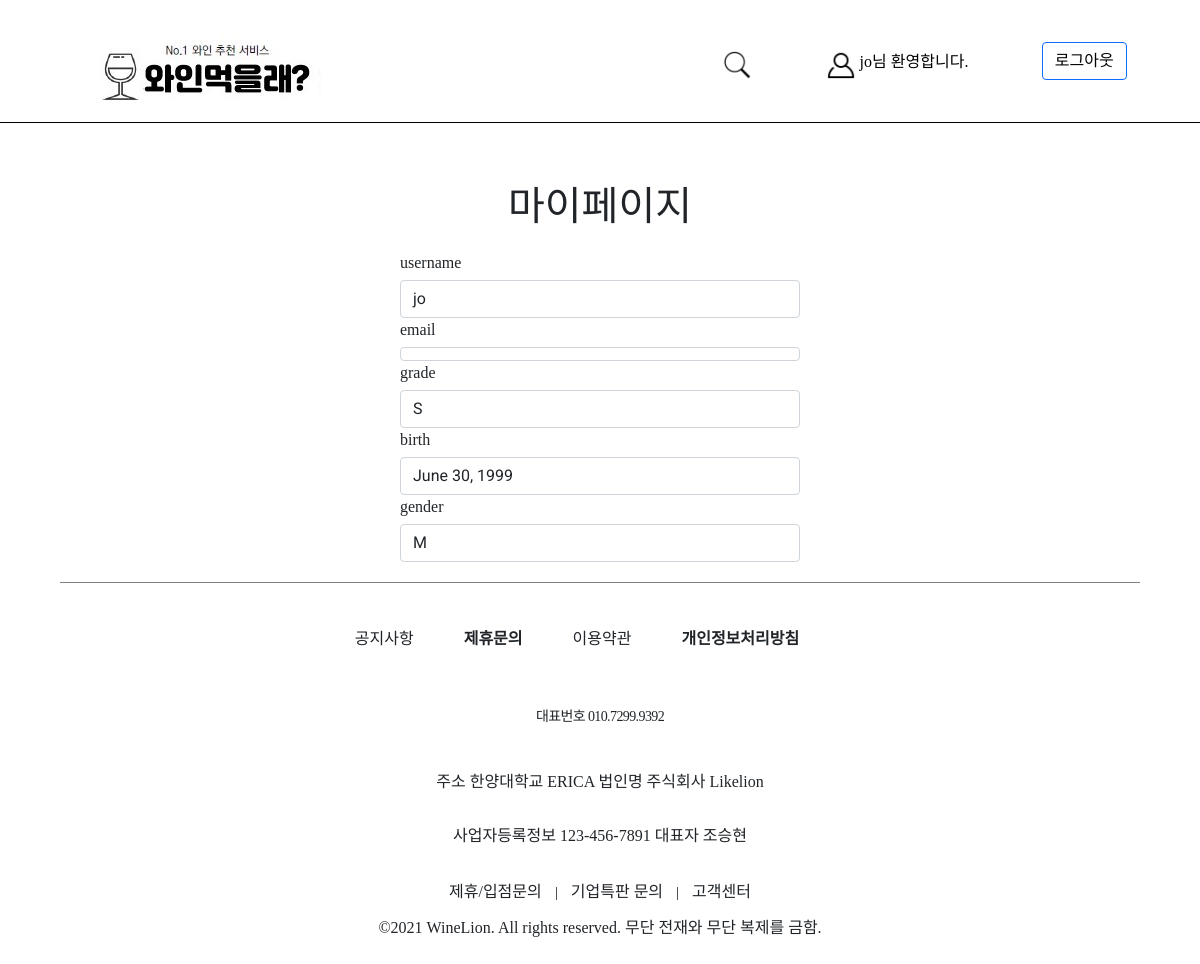
The page /mypage/ (signed in) on the database its author committed.
### hackathonApp/models.py (models this page shows)
class CustomUser(AbstractUser):
    USER_GRADE = (
        ('S','Silver'),
        ('G','Gold'),
        ('V','VIP'),
    )
    Gender = (
        ('F','Female'),
        ('M','Male'),
    )
    grade = models.CharField("유저등급", max_length=10, choices=USER_GRADE, default='S')
    register_date = models.DateTimeField("가입일시",auto_now_add=True)
    birth = models.DateField("생년월일", null=True, blank=True)
    gender = models.CharField("성별", max_length=10, choices=Gender, default='F')

### hackathonApp/views.py (the view)
# urls.py: path('mypage/', mypage, name = "mypage"),
def mypage(request):
    return render(request,'member.html')

### hackathonApp/templates/member.html (shortened to what this page needs)
{% extends "base.html" %}
{% load static %}
{% block content %}
  <div style="margin-top : 5%; " class="text-center">
    <h1 style = "margin-bottom : 20px">
      마이페이지
    </h1>
    {% if user.is_active %}
      <div class="form-group col-4" style="margin:0 auto; text-align: left">
        <label for="user.username" style="margin-bottom: 5px">username</label>
        <h3 class="form-control b4-col">{{user.username}}</h3>
        <label for="user.username" style="margin-bottom: 5px">email</label>
        <h3 class="form-control b4-col">{{user.email}}</h3>
        <label for="user.username" style="margin-bottom: 5px">grade</label>
        <h3 class="form-control b4-col">{{user.grade}}</h3>
        <label for="user.username" style="margin-bottom: 5px">birth</label>
        <h3 class="form-control b4-col">{{user.birth}}</h3>
        <label for="user.username" style="margin-bottom: 5px">gender</label>
        <h3 class="form-control b4-col">{{user.gender}}</h3>
      </div>
    {% else %}
      <h1 style="margin:20px">로그인 해주세요.</h1>
    {% endif %}
  </div>
{% endblock content %}

### hackathonApp/templates/base.html (shortened to what this page needs)
{% load static %}
<!DOCTYPE html>
<html lang="en">
  <head>
    <link href="https://cdn.jsdelivr.net/npm/bootstrap@5.1.0/dist/css/bootstrap.min.css" rel="stylesheet"/>
    <link rel="stylesheet" href="https://cdn.jsdelivr.net/npm/bootstrap-icons@1.5.0/font/bootstrap-icons.css"/>
    <link href="{% static 'css/style.css' %}" rel="stylesheet">
    <link href="{% static 'css/main.css' %}" rel='stylesheet'>
  </head>
  <body>
    <nav class="navbar" style="margin-top: 0%; border-bottom: 1px solid black;">
      <div class="navBox1">
        <a href="{% url 'main' %}"><img src="{% static 'img/logo.jpg' %}"/></a>
      </div>
      <div class="navBox3">
        <div class="navItem">
          <a href="class" ="aTag"><img src="{% static 'img/search.png' %}" width="30px" height="30px"/></a>
        </div>
        {% if user.is_authenticated %}
          <div class="navItem col-10" style="text-align:center">
            <img src="{% static 'img/mypage.png' %}" width="30px" height="30px"/>
            <a href="{% url 'mypage' %}" class="aTag">{{user.username}}님 환영합니다.</a>
          </div>
          <div class="navItem col-4" id='button'>
            <a href="{% url 'logout' %}" class="btn btn-outline-primary aTag">
              로그아웃
            </a>
          </div>
        {% else %}
          <div class="navItem" id='button'>
            <a href="{% url 'login' %}" class="btn btn-outline-primary aTag">
              로그인
            </a>
          </div>
        {% endif %}
      </div>
    </nav>
    {% block content %}{% endblock content %}
    <div class="line" style = "margin-top : 20px;"></div>
    <div class="inner footer-content">
      <div class="footer_menu" style="display: flex; justify-content: center;">
        <ul class="menu">
          <li>공지사항</li>
          <li>
            <b>제휴문의</b>
          </li>
          <li>이용약관</li>
          <li>
            <b>개인정보처리방침</b>
          </li>
        </ul>
      </div>
      <div class="xans-element- xans-layout xans-layout-footer">
        <p class="call">
          <span class="footer_bold">대표번호</span>
          010.7299.9392</p>
        <p class="address ">
          <span>
            <span class="footer_bold">
              주소
            </span>
            한양대학교 ERICA
          </span>
          <span>
            법인명 주식회사 Likelion
          </span>
          <br><br><br>
          <span><span class="biz">사업자등록정보
            </span>
            123-456-7891
          </span>
        <span>대표자 조승현</span><br/><br/></p>
      <p class="address2 ">
        <span>제휴/입점문의
        </span>
        <span>기업특판 문의
        </span>
        <span>고객센터
        </span><br></span><br/>
      <span class="copy">©2021 WineLion. All rights reserved. 무단 전재와 무단 복제를 금함.</span>
    </p>
  </div>
</body>
</html>

### hackathonApp/static/css/style.css (style rules this page uses)
html { font-family: rixstraight-pro, sans-serif; font-weight: 500; font-style: normal; }
.navbar { display: flex; flex-direction: row; justify-content: space-between; padding: 5%; padding-top: 0%; padding-bottom: 0%; margin-top: 2%; position: sticky; top: 0; background-color: white; z-index: 10; }
.navBox1 { display: flex; flex-direction: row; align-items: flex-end; width: 30%; }
.navBox3 { display: flex; flex-direction: row; justify-content: flex-end; align-items: flex-end; width: 30%; float: right; }
.aTag { text-decoration: none; color: black; }
.navItem { padding: 3%; }
.line { display: flex; flex-basis: 100%; align-items: center; color: rgb(0, 0, 0); font-size: 14px; margin: 8px 0px; }
.line::before { content: ""; flex-grow: 1; margin: 0px 0px 0px; margin-left: 5%; background: rgb(0, 0, 0, 0.5); height: 1px; font-size: 0px; line-height: 0px; }
.line::after { content: ""; flex-grow: 1; margin: 0px 0px; margin-right: 5%; background: rgb(0, 0, 0, 0.5); height: 1px; font-size: 0px; line-height: 0px; }
img { border: 0; }
html, body, div, dl, dt, dd, ul, ol, li, h1, h2, h3, h4, h5, h6, pre, code, form, fieldset, button, legend, input, textarea, p, blockquote, th, td, img { margin: 0; padding: 0; font-family: "Poppins", "Spoqa Han Sans Neo", "sans-serif"; }
div { display: block; }
a { background-color: transparent; }
a { text-decoration: none; color: #000; }
img, fieldset { vertical-align: top; }
.footer_menu ul.menu { padding: 36px 14px 10px; display: inline-block; align-content: center; }
.footer_menu ul.menu li { display: inline-block; padding: 0px 46px 0 0; }
.xans-layout-footer { padding: 45px 14px; position: relative; text-align: center; }
.xans-layout-footer .call { font-size: 14px; letter-spacing: -0.6px; }
.xans-layout-footer .address { padding: 16px 0 0; line-height: 18px; }
.xans-layout-footer .address2 { padding: 20px 0 0; line-height: 18px; }

### hackathonApp/static/css/main.css (style rules this page uses)
body { font-family: 'Roboto', sans-serif; position: relative; font-weight:400px; }
ul li { list-style: none; }
a { -webkit-transition: 300ms; -moz-transition: 300ms; -o-transition: 300ms; transition: 300ms; }
h1, h2, h3, h4, h5, h6 { font-family: 'Roboto', sans-serif; }
.address { margin-top: 30px; position: relative; overflow: hidden; }

### rows shown on the page
CustomUser: username "jo", grade "S", birth "June 30, 1999", gender "M"
